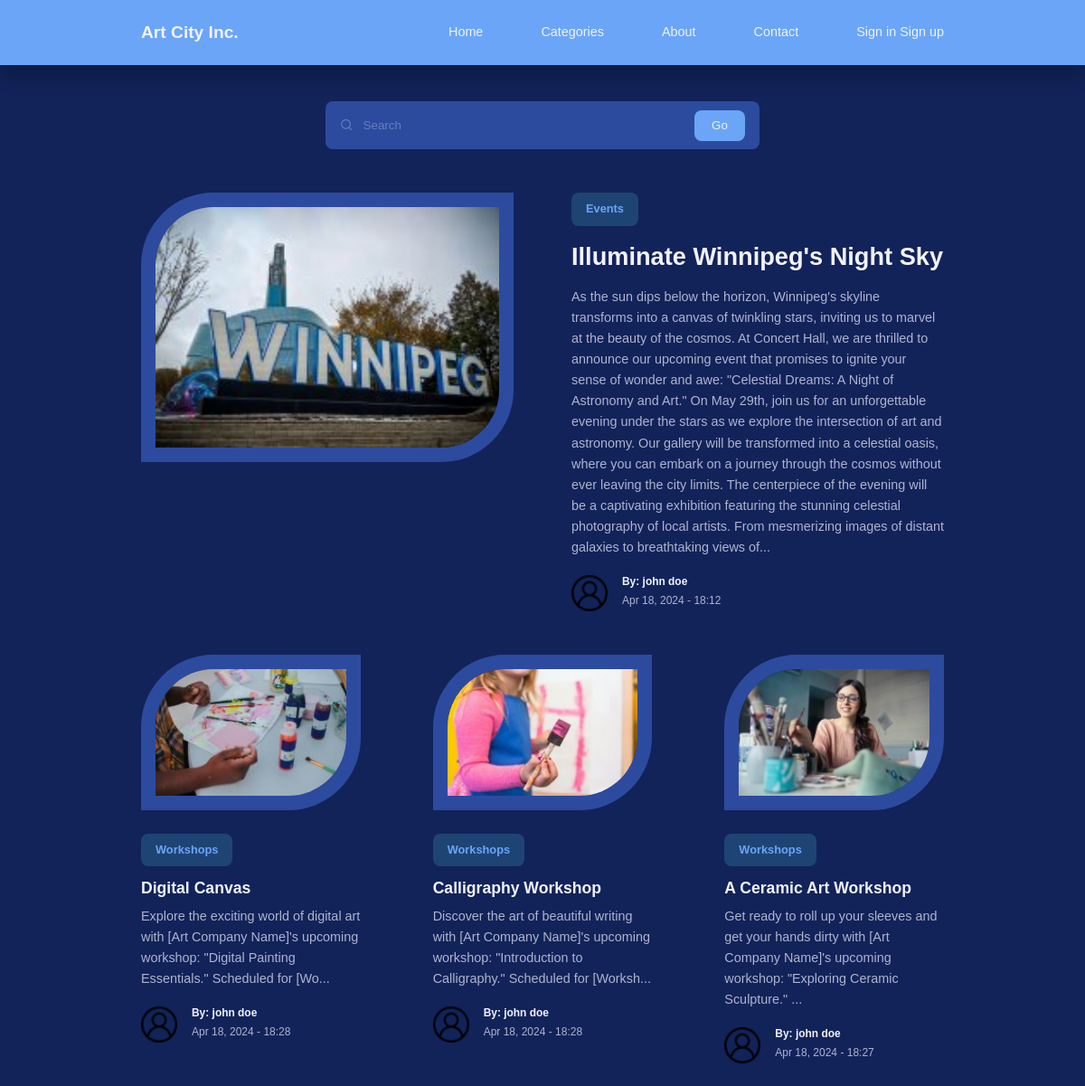
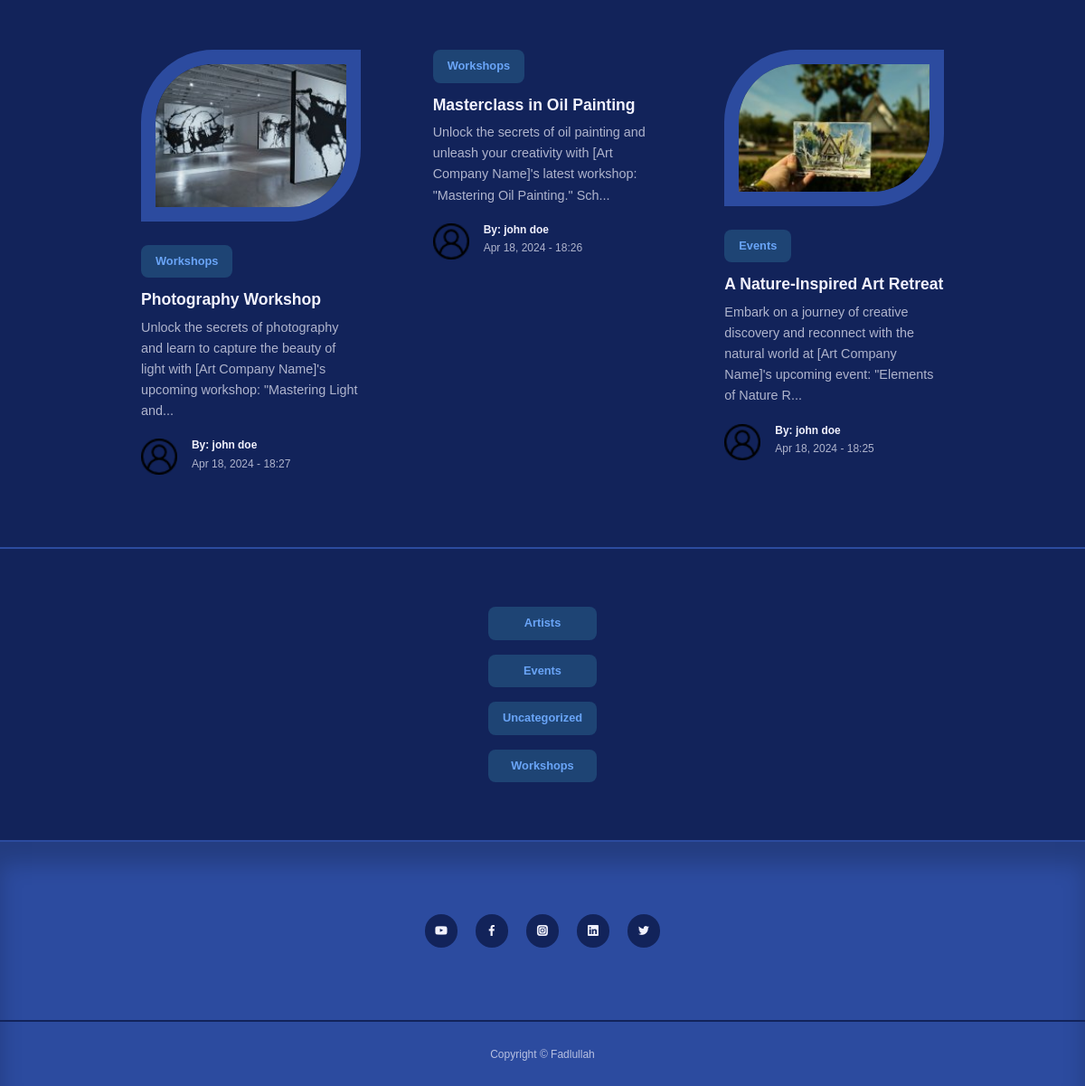
The page / on the database its author committed (2 pictures, top to bottom).
### tables this page shows
CREATE TABLE `artcityposts` (
  `id` int(11) UNSIGNED NOT NULL,
  `title` varchar(255) NOT NULL,
  `content` text NOT NULL,
  `thumbnail` varchar(255) DEFAULT NULL,
  `created_date` timestamp NOT NULL DEFAULT current_timestamp(),
  `category_id` int(11) UNSIGNED DEFAULT NULL,
  `author_id` int(11) UNSIGNED NOT NULL,
  `is_featured` int(1) NOT NULL
);

CREATE TABLE `artcitycategories` (
  `id` int(11) UNSIGNED NOT NULL,
  `title` varchar(25) NOT NULL,
  `description` varchar(255) NOT NULL
);

CREATE TABLE `artcityusers` (
  `id` int(11) UNSIGNED NOT NULL,
  `firstname` varchar(25) NOT NULL,
  `lastname` varchar(25) NOT NULL,
  `username` varchar(25) NOT NULL,
  `email` varchar(50) NOT NULL,
  `password` varchar(255) NOT NULL,
  `is_admin` tinyint(1) NOT NULL
);

### index.php (the view, shortened to what this page needs)
<?php
require('connect.php');
$query = "SELECT * FROM artcityposts WHERE is_featured = 1 LIMIT 1";
$result = $db->query($query);
$query_regular = 'SELECT * FROM artcityposts WHERE is_featured = 0 ORDER BY created_date DESC LIMIT 6';
$regular_posts =  $db->query($query_regular)->fetchAll(PDO::FETCH_ASSOC);
?>
<!DOCTYPE html>
<html lang="en">
<head>
</head>
<body>
    <?php include('nav.php'); ?>
    <section class="search__bar">
        <form class="container search__bar-container" action="search.php" method="GET">
            <div>
                <i class="uil uil-search"></i>
                <input type="search" name="q" placeholder="Search">
            </div>
            <button type="submit" class="btn">Go</button>
        </form>
    </section>
    <section class="featured">
        <div class="container featured__container">
            <?php if ($result && $result->rowCount() > 0) : ?>
                <?php $featured_post = $result->fetch(PDO::FETCH_ASSOC); ?>
                <div class="post__thumbnail">
                    <img src="./uploads/<?= $featured_post['thumbnail'] ?>" alt="Featured Post Image" />
                </div>
                <div class="post__info">
                    <?php
                    $category_id = $featured_post["category_id"];
                    $cat_query = 'SELECT * FROM artcitycategories WHERE id = ?';
                    $cat_stmt = $db->prepare($cat_query);
                    $cat_stmt->execute([$category_id]);
                    $category = $cat_stmt->fetch(PDO::FETCH_ASSOC);
                    $category_title =  $category['title'];
                    ?>
                    <a href="category-post.php?id=<?= $category['id'] ?>" class="category__button"><?= $category_title ?></a>
                    <h2 class="post__title"><a href="post.php?id=<?= $featured_post['id'] ?>">
                            <?= $featured_post['title'] ?></a></h2>
                    <p class="post__body"><?= substr($featured_post['content'], 0, 800) . '...' ?></p>
                    <div class="post__author">
                        <?php
                        $author_id = $featured_post['author_id'];
                        $authors_query = "SELECT * FROM artcityusers WHERE id = :author_id";
                        $authors_stmt = $db->prepare($authors_query);
                        $authors_stmt->bindParam(":author_id", $author_id, PDO::PARAM_INT);
                        $authors_stmt->execute();
                        $author = $authors_stmt->fetch(PDO::FETCH_ASSOC);
                        ?>
                        <div class="post__author-avatar">
                            <img src="logo/user.png" alt="" />
                        </div>
                        <div class="post__author-info">
                            <h5>By: <?= "{$author['firstname']} {$author['lastname']}" ?></h5>
                            <small><?= date("M d, Y - H:i", strtotime($featured_post['created_date'])) ?></small>
                        </div>
                    </div>
                </div>
            <?php endif; ?>
        </div>
    </section>
    <section class="posts">
        <div class="container posts__container">
            <?php foreach ($regular_posts as $post) : ?>
                <article class="post">
                    <?php if (isset($post['thumbnail'])) : ?>
                        <div class="post__thumbnail">
                            <img src="./uploads/<?= $post['thumbnail'] ?>" alt="Post Image" />
                        </div>
                    <?php endif; ?>
                    <div class="post__info">
                        <?php
                        $category_id = $post["category_id"];
                        $cat_query = 'SELECT * FROM artcitycategories WHERE id = ?';
                        $cat_stmt = $db->prepare($cat_query);
                        $cat_stmt->execute([$category_id]);
                        $category = $cat_stmt->fetch(PDO::FETCH_ASSOC);
                        $category_title =  $category['title'];
                        ?>
                        <a href="category-post.php?id=<?= $category['id'] ?>" class="category__button"><?= $category_title ?></a>
                        <h3 class="post__title"><a href="post.php?id=<?= $post['id'] ?>">
                                <?= $post['title'] ?></a></h3>
                        <p class="post__body"><?= substr($post['content'], 0, 150) . '...' ?></p>
                    </div>
                    <div class="post__author">
                        <?php
                        $author_id = $post['author_id'];
                        $authors_query = "SELECT * FROM artcityusers WHERE id = :author_id";
                        $authors_stmt = $db->prepare($authors_query);
                        $authors_stmt->bindParam(":author_id", $author_id, PDO::PARAM_INT);
                        $authors_stmt->execute();
                        $author = $authors_stmt->fetch(PDO::FETCH_ASSOC);
                        ?>
                        <div class="post__author-avatar">
                            <img src="logo/user.png" alt="" />
                        </div>
                        <div class="post__author-info">
                            <h5>By: <?= "{$author['firstname']} {$author['lastname']}" ?></h5>
                            <small><?= date("M d, Y - H:i", strtotime($post['created_date'])) ?></small>
                        </div>
                    </div>
                </article>
            <?php endforeach; ?>
        </div>
    </section>
    <section class="category__buttons">
        <div class="container category__buttons-container">
            <?php
            $categories_query = "SELECT * FROM artcitycategories ORDER BY title ASC";
            $categories_stmt = $db->query($categories_query);
            ?>
            <?php while ($cat = $categories_stmt->fetch(PDO::FETCH_ASSOC)) : ?>
                <a href="category-post.php?id=<?= $cat['id'] ?>" class="category__button"><?= $cat['title'] ?></a>
            <?php endwhile; ?>
        </div>
    </section>
    <footer>
        <div class="footer__socials">
            <a href="https://youtube.com" target="_blank"><i class="uil uil-youtube"></i></a>
            <a href="https://facebook.com" target="_blank"><i class="uil uil-facebook-f"></i></a>
            <a href="https://instagram.com" target="_blank"><i class="uil uil-instagram-alt"></i></a>
            <a href="https://linkedin.com" target="_blank"><i class="uil uil-linkedin"></i></a>
            <a href="https://twitter.com" target="_blank"><i class="uil uil-twitter"></i></a>
        </div>
        <div class="footer__copyright">
            <small>Copyright &copy; Fadlullah</small>
        </div>
    </footer>
</body>
</html>

### nav.php (shortened to what this page needs)
<link rel="stylesheet" href="main.css?v=<?php echo time(); ?>">
<link rel="stylesheet" href="https://unicons.iconscout.com/release/v4.0.8/css/line.css">
<nav>
    <div class="container nav__container">
        <a href="index.php" class="nav__logo">Art City Inc.</a>
        <ul class="nav__items">
            <li><a href="index.php">Home</a></li>
            <li><a href="categories.php">Categories</a></li>
            <li><a href="about.php">About</a></li>
            <li><a href="contact.php">Contact</a></li>
            <?php if (isset($_SESSION['user_id'])) : ?>
                <li class="nav__profile">
                    <div class="avatar">
                        <img src="logo/user.png" alt="">
                    </div>
                    <ul>
                        <li><a href="dashboard.php">Dashboard</a></li>
                        <li><a href="logout.php">Log out</a></li>
                    </ul>
                </li>
            <?php else : ?>
                <li>
                    <a href="signin.php">Sign in </a>
                    <a href="signup.php">Sign up</a>
                </li>
            <?php endif; ?>
        </ul>
    </div>
</nav>

### main.css (style rules this page uses)
:root { --color-primary: #6aa5f8; --color-primary-light: hsla(186, 75%, 62%, 0.18); --color-primary-variant: #44b3ee; --color-red: #da0f3f; --color-red-light: hsl(346, 87%, 46%, 15%); --color-green: #03d782; --color-green-light: hsl(156, 100%, 38%, 15%); --color-gray-900: #2c4b9f; --color-gray-700: #217ca3; --color-gray-300: rgba(242, 242, 254, 0.3); --color-gray-200: rgba(242, 242, 254, 0.7); --color-white: #f2f2fe; --color-bg: #12235a; --transition: all 300ms ease; --container-width-lg: 74%; --container-width-md: 88%; --form-width: 40%; --card-border-radius-1: 0.3rem; --card-border-radius-2: 0.5rem; --card-border-radius-3: 0.8rem; --card-border-radius-4: 2rem; --card-border-radius-5: 5rem; }
* { margin: 0; padding: 0; outline: 0; border: 0; list-style: none; text-decoration: none; box-sizing: border-box; }
body { font-family: "Montserrat", sans-serif; line-height: 1.6; color: var(--color-gray-200); overflow-x: hidden; background: var(--color-bg); font-size: 0.9rem; }
.container { width: var(--container-width-lg); max-width: 1800px; margin-inline: auto; }
section { margin-top: 3rem; width: 100vw; }
h1, h2, h3, h4, h5 { color: var(--color-white); line-height: 1.3; }
h2 { font-size: 1.7rem; margin: 1rem 0; }
h3 { font-size: 1.1rem; margin: 0.8rem 0 0.5rem; }
a { color: var(--color-white); transition: var(--transition); }
img { display: block; width: 100%; object-fit: cover; }
nav { background: var(--color-primary); width: 100vw; height: 4.5rem; position: fixed; top: 0; z-index: 10; box-shadow: 0 1rem 1rem rgba(0, 0, 0, 0.2); }
.nav__container { height: 100%; display: flex; align-items: center; justify-content: space-between; }
.nav__logo { font-weight: 600; font-size: 1.2rem; }
.nav__items { display: flex; align-items: center; gap: 4rem; }
.category__button { background: var(--color-primary-light); color: var(--color-primary); display: inline-block; padding: 0.5rem 1rem; border-radius: var(--card-border-radius-2); font-weight: 600; font-size: 0.8rem; text-align: center; }
.post__thumbnail { border-radius: var(--card-border-radius-5) 0; border: 1rem solid var(--color-gray-900); overflow: hidden; margin-bottom: 1.6rem; }
.post__author { display: flex; gap: 1rem; margin-top: 1.2rem; }
.post__author-avatar { width: 2.5rem; height: 2.5rem; border-radius: var(--card-border-radius-3); overflow: hidden; }
.featured { margin-top: 3rem; }
.featured__container { display: grid; grid-template-columns: 1fr 1fr; gap: 4rem; }
.featured .post__thumbnail { height: fit-content; }
.posts__container { display: grid; grid-template-columns: repeat(3, 1fr); gap: 5rem; margin-bottom: 5rem; }
.category__buttons { padding: 4rem 0; border-top: 2px solid var(--color-gray-900); border-bottom: 2px solid var(--color-gray-900); }
.category__buttons-container { width: fit-content; display: grid; gap: 1rem; }
footer { background: var(--color-gray-900); padding: 5rem 0 0; box-shadow: inset 0 1.5rem 1.5rem rgba(0, 0, 0, 0.2); }
.footer__socials { margin-inline: auto; width: fit-content; margin-bottom: 5rem; display: flex; justify-content: space-between; align-items: center; gap: 1.2rem; }
.footer__socials a { background: var(--color-bg); border-radius: 50%; width: 2.3rem; height: 2.3rem; display: flex; align-items: center; justify-content: center; }
.footer__copyright { text-align: center; padding: 1.5rem 0; border-top: 2px solid var(--color-bg); margin-top: 4rem; }
.search__bar { margin-top: 7rem; }
.search__bar-container { position: relative; width: 30rem; background: var(--color-gray-900); display: flex; flex-direction: row; align-items: center; justify-content: space-between; overflow: hidden; padding: 0.6rem 1rem; border-radius: var(--card-border-radius-2); color: var(--color-gray-300); }
.search__bar-container > div { width: 100%; display: flex; align-items: center; }
.search__bar input { background: transparent; margin-left: 0.7rem; padding: 0.5rem 0; width: 100%; }
.search__bar input::placeholder { color: var(--color-gray-300); }
.btn { display: inline-block; width: fit-content; padding: 0.6rem 1.2rem; background-color: var(--color-primary); border-radius: var(--card-border-radius-2); cursor: pointer; transition: var(--transition); color: var(--color-white); }
form { display: flex; flex-direction: column; gap: 1rem; }
input, textarea, select { padding: 0.8rem 1.4rem; background-color: var(--color-gray-900); border-radius: var(--card-border-radius-2); resize: none; color: var(--color-white); }

### rows shown on the page
artcityposts: thumbnail (picture), title "Illuminate Winnipeg's Night Sky", content "As the sun dips below the horizon, Winnipeg's skyline transforms into a canvas of twinkling stars, inviting us to marvel at the beauty of the cosmos. At Concert Hall, we are thrilled to announce our upcoming event that promises to ignite your sense of wonder and awe: \"Celestial Dreams: A Night of Astronomy and Art.\" On May 29th, join us for an unforgettable evening under the stars as we explore the intersection of art and astronomy. Our gallery will be transformed into a celestial oasis, where you can embark on a journey through the cosmos without ever leaving the city limits. The centerpiece of the evening will be a captivating exhibition featuring the stunning celestial photography of…", created_date "Apr 18, 2024 - 18:12"
artcitycategories: title "Events"
artcityusers: firstname "john", lastname "doe"
artcityposts: thumbnail (picture), category.title "Workshops", title "Digital Canvas", content "Explore the exciting world of digital art with [Art Company Name]'s upcoming workshop: \"Digital Painting Essentials.\" Scheduled for [Wo", author.firstname "john", author.lastname "doe", created_date "Apr 18, 2024 - 18:28"
artcityposts: thumbnail (picture), category.title "Workshops", title "Calligraphy Workshop", content "Discover the art of beautiful writing with [Art Company Name]'s upcoming workshop: \"Introduction to Calligraphy.\" Scheduled for [Worksh", author.firstname "john", author.lastname "doe", created_date "Apr 18, 2024 - 18:28"
artcityposts: thumbnail (picture), category.title "Workshops", title "A Ceramic Art Workshop", content "Get ready to roll up your sleeves and get your hands dirty with [Art Company Name]'s upcoming workshop: \"Exploring Ceramic Sculpture.\"", author.firstname "john", author.lastname "doe", created_date "Apr 18, 2024 - 18:27"
artcityposts: thumbnail (picture), category.title "Workshops", title "Photography Workshop", content "Unlock the secrets of photography and learn to capture the beauty of light with [Art Company Name]'s upcoming workshop: \"Mastering Light and", author.firstname "john", author.lastname "doe", created_date "Apr 18, 2024 - 18:27"
artcityposts: category.title "Workshops", title "Masterclass in Oil Painting", content "Unlock the secrets of oil painting and unleash your creativity with [Art Company Name]'s latest workshop: \"Mastering Oil Painting.\" Sch", author.firstname "john", author.lastname "doe", created_date "Apr 18, 2024 - 18:26"
artcityposts: thumbnail (picture), category.title "Events", title "A Nature-Inspired Art Retreat", content "Embark on a journey of creative discovery and reconnect with the natural world at [Art Company Name]'s upcoming event: \"Elements of Nature R", author.firstname "john", author.lastname "doe", created_date "Apr 18, 2024 - 18:25"
artcitycategories: title "Artists"
artcitycategories: title "Uncategorized"
artcitycategories: title "Workshops"
